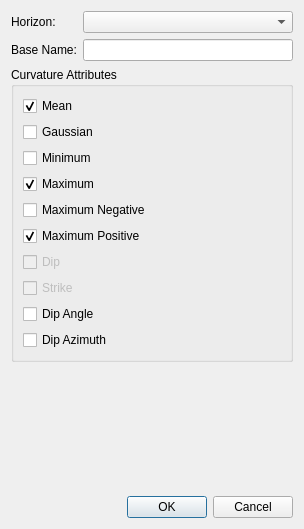
<?xml version="1.0" encoding="UTF-8"?>
<ui version="4.0">
 <class>CurvatureDialog</class>
 <widget class="QDialog" name="CurvatureDialog">
  <property name="geometry">
   <rect>
    <x>0</x>
    <y>0</y>
    <width>304</width>
    <height>529</height>
   </rect>
  </property>
  <property name="windowTitle">
   <string>Dialog</string>
  </property>
  <layout class="QVBoxLayout" name="verticalLayout_2">
   <item>
    <layout class="QGridLayout" name="gridLayout">
     <item row="0" column="0">
      <widget class="QLabel" name="lbInput">
       <property name="text">
        <string>Horizon:</string>
       </property>
      </widget>
     </item>
     <item row="0" column="1">
      <widget class="QComboBox" name="cbInput">
       <property name="minimumSize">
        <size>
         <width>200</width>
         <height>0</height>
        </size>
       </property>
      </widget>
     </item>
     <item row="1" column="0">
      <widget class="QLabel" name="label_2">
       <property name="text">
        <string>Base Name:</string>
       </property>
      </widget>
     </item>
     <item row="1" column="1">
      <widget class="QLineEdit" name="leBaseName"/>
     </item>
    </layout>
   </item>
   <item>
    <widget class="QGroupBox" name="groupBox">
     <property name="title">
      <string>Curvature Attributes</string>
     </property>
     <layout class="QVBoxLayout" name="verticalLayout">
      <item>
       <widget class="QCheckBox" name="cbKMean">
        <property name="text">
         <string>Mean</string>
        </property>
        <property name="checked">
         <bool>true</bool>
        </property>
       </widget>
      </item>
      <item>
       <widget class="QCheckBox" name="cbKGauss">
        <property name="text">
         <string>Gaussian</string>
        </property>
       </widget>
      </item>
      <item>
       <widget class="QCheckBox" name="cbKMin">
        <property name="text">
         <string>Minimum</string>
        </property>
       </widget>
      </item>
      <item>
       <widget class="QCheckBox" name="cbKMax">
        <property name="text">
         <string>Maximum</string>
        </property>
        <property name="checked">
         <bool>true</bool>
        </property>
       </widget>
      </item>
      <item>
       <widget class="QCheckBox" name="cbKMaxNeg">
        <property name="text">
         <string>Maximum Negative</string>
        </property>
       </widget>
      </item>
      <item>
       <widget class="QCheckBox" name="cbKMaxPos">
        <property name="text">
         <string>Maximum Positive</string>
        </property>
        <property name="checked">
         <bool>true</bool>
        </property>
       </widget>
      </item>
      <item>
       <widget class="QCheckBox" name="cbDip">
        <property name="enabled">
         <bool>false</bool>
        </property>
        <property name="text">
         <string>Dip</string>
        </property>
       </widget>
      </item>
      <item>
       <widget class="QCheckBox" name="cStrike">
        <property name="enabled">
         <bool>false</bool>
        </property>
        <property name="text">
         <string>Strike</string>
        </property>
       </widget>
      </item>
      <item>
       <widget class="QCheckBox" name="cbDipAngle">
        <property name="text">
         <string>Dip Angle</string>
        </property>
       </widget>
      </item>
      <item>
       <widget class="QCheckBox" name="cbDipAzimuth">
        <property name="text">
         <string>Dip Azimuth</string>
        </property>
       </widget>
      </item>
     </layout>
    </widget>
   </item>
   <item>
    <spacer name="verticalSpacer">
     <property name="orientation">
      <enum>Qt::Vertical</enum>
     </property>
     <property name="sizeHint" stdset="0">
      <size>
       <width>20</width>
       <height>40</height>
      </size>
     </property>
    </spacer>
   </item>
   <item>
    <widget class="QDialogButtonBox" name="buttonBox">
     <property name="orientation">
      <enum>Qt::Horizontal</enum>
     </property>
     <property name="standardButtons">
      <set>QDialogButtonBox::Cancel|QDialogButtonBox::Ok</set>
     </property>
    </widget>
   </item>
  </layout>
 </widget>
 <resources/>
 <connections>
  <connection>
   <sender>buttonBox</sender>
   <signal>accepted()</signal>
   <receiver>CurvatureDialog</receiver>
   <slot>accept()</slot>
   <hints>
    <hint type="sourcelabel">
     <x>248</x>
     <y>254</y>
    </hint>
    <hint type="destinationlabel">
     <x>157</x>
     <y>274</y>
    </hint>
   </hints>
  </connection>
  <connection>
   <sender>buttonBox</sender>
   <signal>rejected()</signal>
   <receiver>CurvatureDialog</receiver>
   <slot>reject()</slot>
   <hints>
    <hint type="sourcelabel">
     <x>316</x>
     <y>260</y>
    </hint>
    <hint type="destinationlabel">
     <x>286</x>
     <y>274</y>
    </hint>
   </hints>
  </connection>
 </connections>
</ui>
